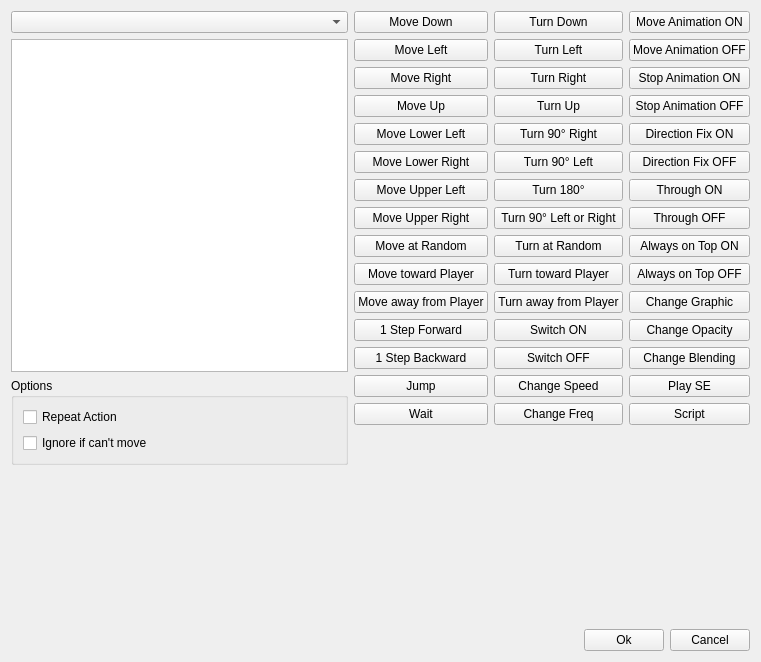
<?xml version="1.0" encoding="UTF-8"?>
<ui version="4.0">
 <class>MoveRouteDialog</class>
 <widget class="QWidget" name="MoveRouteDialog">
  <property name="windowModality">
   <enum>Qt::ApplicationModal</enum>
  </property>
  <property name="geometry">
   <rect>
    <x>0</x>
    <y>0</y>
    <width>761</width>
    <height>662</height>
   </rect>
  </property>
  <property name="windowTitle">
   <string>Set Move Route</string>
  </property>
  <layout class="QGridLayout" name="gridLayout_2">
   <item row="0" column="3" rowspan="3">
    <layout class="QVBoxLayout" name="verticalLayout_4">
     <item>
      <widget class="QPushButton" name="button_move_animation_on">
       <property name="text">
        <string>Move Animation ON</string>
       </property>
      </widget>
     </item>
     <item>
      <widget class="QPushButton" name="button_move_animation_off">
       <property name="text">
        <string>Move Animation OFF</string>
       </property>
      </widget>
     </item>
     <item>
      <widget class="QPushButton" name="button_stop_animation_on">
       <property name="text">
        <string>Stop Animation ON</string>
       </property>
      </widget>
     </item>
     <item>
      <widget class="QPushButton" name="button_stop_animation_off">
       <property name="text">
        <string>Stop Animation OFF</string>
       </property>
      </widget>
     </item>
     <item>
      <widget class="QPushButton" name="button_direction_fix_on">
       <property name="text">
        <string>Direction Fix ON</string>
       </property>
      </widget>
     </item>
     <item>
      <widget class="QPushButton" name="button_direction_fix_off">
       <property name="text">
        <string>Direction Fix OFF</string>
       </property>
      </widget>
     </item>
     <item>
      <widget class="QPushButton" name="button_through_on">
       <property name="text">
        <string>Through ON</string>
       </property>
      </widget>
     </item>
     <item>
      <widget class="QPushButton" name="button_through_off">
       <property name="text">
        <string>Through OFF</string>
       </property>
      </widget>
     </item>
     <item>
      <widget class="QPushButton" name="button_always_on_top_on">
       <property name="text">
        <string>Always on Top ON</string>
       </property>
      </widget>
     </item>
     <item>
      <widget class="QPushButton" name="button_always_on_top_off">
       <property name="text">
        <string>Always on Top OFF</string>
       </property>
      </widget>
     </item>
     <item>
      <widget class="QPushButton" name="button_change_graphic">
       <property name="text">
        <string>Change Graphic</string>
       </property>
      </widget>
     </item>
     <item>
      <widget class="QPushButton" name="button_opacity">
       <property name="text">
        <string>Change Opacity</string>
       </property>
      </widget>
     </item>
     <item>
      <widget class="QPushButton" name="button_change_blending">
       <property name="text">
        <string>Change Blending</string>
       </property>
      </widget>
     </item>
     <item>
      <widget class="QPushButton" name="button_play_se">
       <property name="text">
        <string>Play SE</string>
       </property>
      </widget>
     </item>
     <item>
      <widget class="QPushButton" name="button_script">
       <property name="text">
        <string>Script</string>
       </property>
      </widget>
     </item>
     <item>
      <spacer name="verticalSpacer_3">
       <property name="orientation">
        <enum>Qt::Vertical</enum>
       </property>
       <property name="sizeHint" stdset="0">
        <size>
         <width>20</width>
         <height>40</height>
        </size>
       </property>
      </spacer>
     </item>
    </layout>
   </item>
   <item row="0" column="1" rowspan="3">
    <layout class="QVBoxLayout" name="verticalLayout">
     <item>
      <widget class="QPushButton" name="button_move_down">
       <property name="text">
        <string>Move Down</string>
       </property>
      </widget>
     </item>
     <item>
      <widget class="QPushButton" name="button_move_left">
       <property name="text">
        <string>Move Left</string>
       </property>
      </widget>
     </item>
     <item>
      <widget class="QPushButton" name="button_move_right">
       <property name="text">
        <string>Move Right</string>
       </property>
      </widget>
     </item>
     <item>
      <widget class="QPushButton" name="button_move_up">
       <property name="text">
        <string>Move Up</string>
       </property>
      </widget>
     </item>
     <item>
      <widget class="QPushButton" name="button_move_lower_left">
       <property name="text">
        <string>Move Lower Left</string>
       </property>
      </widget>
     </item>
     <item>
      <widget class="QPushButton" name="button_move_lower_right">
       <property name="text">
        <string>Move Lower Right</string>
       </property>
      </widget>
     </item>
     <item>
      <widget class="QPushButton" name="button_move_upper_left">
       <property name="text">
        <string>Move Upper Left</string>
       </property>
      </widget>
     </item>
     <item>
      <widget class="QPushButton" name="button_move_upper_right">
       <property name="text">
        <string>Move Upper Right</string>
       </property>
      </widget>
     </item>
     <item>
      <widget class="QPushButton" name="button_move_random">
       <property name="text">
        <string>Move at Random</string>
       </property>
      </widget>
     </item>
     <item>
      <widget class="QPushButton" name="button_move_toward_player">
       <property name="text">
        <string>Move toward Player</string>
       </property>
      </widget>
     </item>
     <item>
      <widget class="QPushButton" name="button_move_away_from_player">
       <property name="text">
        <string>Move away from Player</string>
       </property>
      </widget>
     </item>
     <item>
      <widget class="QPushButton" name="button_one_step_forward">
       <property name="text">
        <string>1 Step Forward</string>
       </property>
      </widget>
     </item>
     <item>
      <widget class="QPushButton" name="button_one_step_backward">
       <property name="text">
        <string>1 Step Backward</string>
       </property>
      </widget>
     </item>
     <item>
      <widget class="QPushButton" name="button_jump">
       <property name="text">
        <string>Jump</string>
       </property>
      </widget>
     </item>
     <item>
      <widget class="QPushButton" name="button_wait">
       <property name="text">
        <string>Wait</string>
       </property>
      </widget>
     </item>
     <item>
      <spacer name="verticalSpacer">
       <property name="orientation">
        <enum>Qt::Vertical</enum>
       </property>
       <property name="sizeHint" stdset="0">
        <size>
         <width>20</width>
         <height>40</height>
        </size>
       </property>
      </spacer>
     </item>
    </layout>
   </item>
   <item row="0" column="2" rowspan="3">
    <layout class="QVBoxLayout" name="verticalLayout_3">
     <item>
      <widget class="QPushButton" name="button_turn_down">
       <property name="text">
        <string>Turn Down</string>
       </property>
      </widget>
     </item>
     <item>
      <widget class="QPushButton" name="button_turn_left">
       <property name="text">
        <string>Turn Left</string>
       </property>
      </widget>
     </item>
     <item>
      <widget class="QPushButton" name="button_turn_right">
       <property name="text">
        <string>Turn Right</string>
       </property>
      </widget>
     </item>
     <item>
      <widget class="QPushButton" name="button_turn_up">
       <property name="text">
        <string>Turn Up</string>
       </property>
      </widget>
     </item>
     <item>
      <widget class="QPushButton" name="button_turn_90_right">
       <property name="text">
        <string>Turn 90° Right</string>
       </property>
      </widget>
     </item>
     <item>
      <widget class="QPushButton" name="button_turn_90_left">
       <property name="text">
        <string>Turn 90° Left</string>
       </property>
      </widget>
     </item>
     <item>
      <widget class="QPushButton" name="button_turn_180">
       <property name="text">
        <string>Turn 180°</string>
       </property>
      </widget>
     </item>
     <item>
      <widget class="QPushButton" name="button_turn_90_left_or_right">
       <property name="text">
        <string>Turn 90° Left or Right</string>
       </property>
      </widget>
     </item>
     <item>
      <widget class="QPushButton" name="button_turn_random">
       <property name="text">
        <string>Turn at Random</string>
       </property>
      </widget>
     </item>
     <item>
      <widget class="QPushButton" name="button_turn_toward_player">
       <property name="text">
        <string>Turn toward Player</string>
       </property>
      </widget>
     </item>
     <item>
      <widget class="QPushButton" name="button_turn_away_from_player">
       <property name="text">
        <string>Turn away from Player</string>
       </property>
      </widget>
     </item>
     <item>
      <widget class="QPushButton" name="button_switch_on">
       <property name="text">
        <string>Switch ON</string>
       </property>
      </widget>
     </item>
     <item>
      <widget class="QPushButton" name="button_switch_off">
       <property name="text">
        <string>Switch OFF</string>
       </property>
      </widget>
     </item>
     <item>
      <widget class="QPushButton" name="button_change_speed">
       <property name="text">
        <string>Change Speed</string>
       </property>
      </widget>
     </item>
     <item>
      <widget class="QPushButton" name="button_change_freq">
       <property name="text">
        <string>Change Freq</string>
       </property>
      </widget>
     </item>
     <item>
      <spacer name="verticalSpacer_2">
       <property name="orientation">
        <enum>Qt::Vertical</enum>
       </property>
       <property name="sizeHint" stdset="0">
        <size>
         <width>20</width>
         <height>40</height>
        </size>
       </property>
      </spacer>
     </item>
    </layout>
   </item>
   <item row="0" column="0">
    <widget class="QComboBox" name="combo_event"/>
   </item>
   <item row="2" column="0">
    <widget class="QGroupBox" name="groupBox">
     <property name="title">
      <string>Options</string>
     </property>
     <layout class="QGridLayout" name="gridLayout">
      <item row="0" column="0">
       <widget class="QCheckBox" name="check_repeat">
        <property name="text">
         <string>Repeat Action</string>
        </property>
       </widget>
      </item>
      <item row="1" column="0">
       <widget class="QCheckBox" name="check_skippable">
        <property name="text">
         <string>Ignore if can't move</string>
        </property>
       </widget>
      </item>
     </layout>
    </widget>
   </item>
   <item row="4" column="0" colspan="4">
    <layout class="QHBoxLayout" name="horizontalLayout">
     <item>
      <spacer name="horizontalSpacer">
       <property name="orientation">
        <enum>Qt::Horizontal</enum>
       </property>
       <property name="sizeHint" stdset="0">
        <size>
         <width>40</width>
         <height>20</height>
        </size>
       </property>
      </spacer>
     </item>
     <item>
      <widget class="QPushButton" name="button_ok">
       <property name="text">
        <string>Ok</string>
       </property>
      </widget>
     </item>
     <item>
      <widget class="QPushButton" name="button_cancel">
       <property name="text">
        <string>Cancel</string>
       </property>
      </widget>
     </item>
    </layout>
   </item>
   <item row="3" column="1">
    <spacer name="verticalSpacer_4">
     <property name="orientation">
      <enum>Qt::Vertical</enum>
     </property>
     <property name="sizeHint" stdset="0">
      <size>
       <width>20</width>
       <height>40</height>
      </size>
     </property>
    </spacer>
   </item>
   <item row="1" column="0">
    <widget class="QListWidget" name="listWidget"/>
   </item>
  </layout>
 </widget>
 <resources/>
 <connections/>
</ui>
